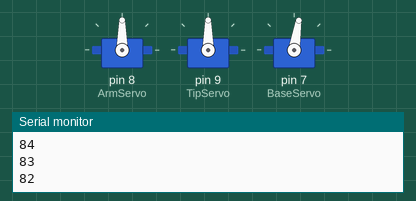
Recording of a sketch running on a simulated Arduino Uno, built with avr-gcc and run on an emulated ATmega328P. On the bench: 3 × servo, the last lines printed to the serial monitor.

Above: at 0.15 s.
At 1.4 s:
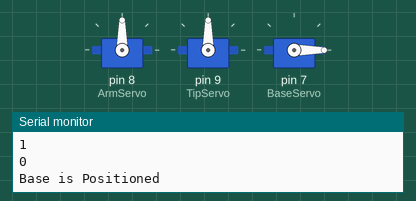
At 4.8 s:
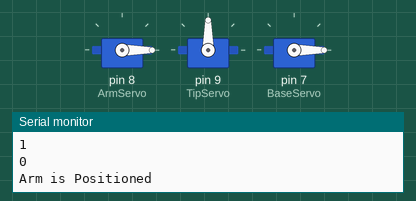
At 7.84 s:
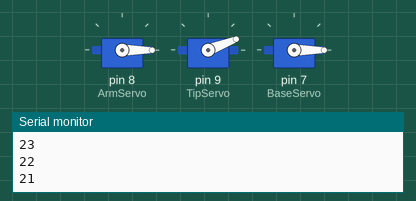
At 28.24 s:
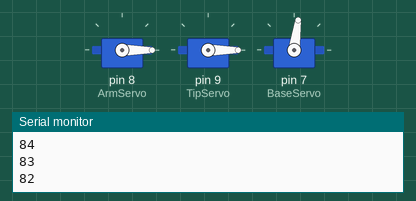
At 36.3 s:
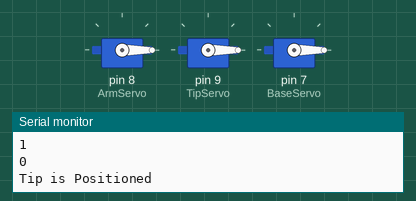
Timing chart, 0 to 37.8 s (numbered marks = the images above):
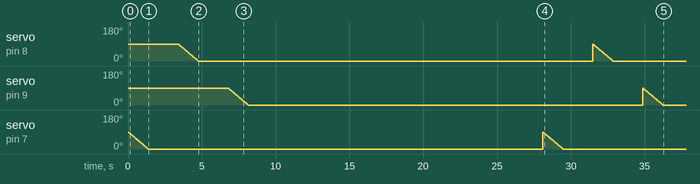

The sketch:

Uber_Elevate_CR_Control.ino
```cpp
/* CRS Controller
 *  by Jonah Embry
 *  12/21- Currently, WthetaI is outputting nan, which is messing
 *  stuff up. Probably test the math in a different program, than
 *  import it back in. Likely one of the trig functions doesn't
 *  work the way I want it to. Also, not sure if the tip offset
 *  is actually correct.
*/

#include <Servo.h>
#include <math.h>

Servo ArmServo;  // create servo object to control a servo
Servo BaseServo;
Servo TipServo;
// twelve servo objects can be created on most boards

const double TarX = 7;
const double TarY = 7;
const double InterX = 1;
const double Length = 8;
const double CharLeng = 2;
const double TotLength = Length + CharLeng;

double StartB;
double StartA;
double StartT;

double HomeB = 0;
double HomeA = 0;
double HomeT = 0;


double ThetaPortR;
double ThetaPortD;

double InY;
double InX;

const float pi = 3.14159267;

double ThetaIR;
double ThetaID;
double dxI;
double dxF;

double ThetaFR;
double ThetaFD;


void setup() {

  Serial.begin(9600);

  ArmServo.attach(8);  // attaches the servo on pin 9 to the servo object
  TipServo.attach(9);  // attaches the servo on pin 9 to the servo object
  BaseServo.attach(7);  // attaches the servo on pin 9 to the servo object

  StartB = BaseServo.read();
  StartA = ArmServo.read();
  StartT = TipServo.read();
}

void loop() {

  //Initial Positioning ********************************************************

      //Position Base Servo so arm is vertical
      if(StartB <= HomeB){
          for (int pos = StartB; pos <= HomeB; pos += 1) { // goes from 0 degrees to 180 degrees
            // in steps of 1 degree
            BaseServo.write(pos);              // tell servo to go to position in variable 'pos'
            delay(15);                       // waits 15ms for the servo to reach the position
            Serial.println(pos);
          }
      }
      else {
          for (int pos = StartB; pos >= HomeB; pos -= 1) { // goes from 0 degrees to 180 degrees
            // in steps of 1 degree
            BaseServo.write(pos);              // tell servo to go to position in variable 'pos'
            delay(15);                       // waits 15ms for the servo to reach the position
            Serial.println(pos);
          }
      }
  Serial.println("Base is Positioned");
  delay(2000);


      //Position Arm in starting position
      if(StartA <= HomeA){
          for (int pos = StartA; pos <= HomeA; pos += 1) { // goes from 0 degrees to 180 degrees
            // in steps of 1 degree
            ArmServo.write(pos);              // tell servo to go to position in variable 'pos'
            delay(15);                       // waits 15ms for the servo to reach the position
            Serial.println(pos);
          }
      }
      else {
          for (int pos = StartA; pos >= HomeA; pos -= 1) { // goes from 0 degrees to 180 degrees
            // in steps of 1 degree
            ArmServo.write(pos);              // tell servo to go to position in variable 'pos'
            delay(15);                       // waits 15ms for the servo to reach the position
            Serial.println(pos);
          }
      }
  Serial.println("Arm is Positioned");
  delay(2000);


      //Position Tip so it is parallel with Arm
      if(StartT <= HomeT){
          for (int pos = StartT; pos <= HomeT; pos += 1) { // goes from 0 degrees to 180 degrees
            // in steps of 1 degree
            TipServo.write(pos);              // tell servo to go to position in variable 'pos'
            delay(15);                       // waits 15ms for the servo to reach the position
            Serial.println(pos);
          }
      }
      else {
          for (int pos = StartT; pos >= HomeT; pos -= 1) { // goes from 0 degrees to 180 degrees
            // in steps of 1 degree
            TipServo.write(pos);              // tell servo to go to position in variable 'pos'
            delay(15);                       // waits 15ms for the servo to reach the position
            Serial.println(pos);
          }
      }
  Serial.println("Tip is Positioned");
  delay(2000);

      //Find Initial Position *****************************************************************
      if(TarX > InterX){
        ThetaPortR = atan(TarY/(TarX-InterX));  //Angle between x axis and path to x-intercept
        ThetaPortD = (180 * ThetaPortR)/pi;
      }
      else {
        ThetaPortR = atan(TarY/(InterX-TarX));  //Angle between x axis and path to x-intercept
        ThetaPortD = 180 - ((180 * ThetaPortR)/pi);
      }


  Serial.println("ThetaPortD");
  Serial.println(ThetaPortD);
  delay(2000);


  InY = TarY - (CharLeng * cos(ThetaPortR));  //Initial Y Position
  InX = TarX - (CharLeng * sin(ThetaPortR));  //Initial X Position
  Serial.println("Finding Initial Position");
  delay(2000);

  ThetaIR = asin(InY/Length);  //Initial angle for arm between x-axis and intial position
  ThetaID = (180 * ThetaIR)/pi; //Angle in degrees
  Serial.println("ThetaID");
  Serial.println(ThetaID);
  dxI = InX + (Length * cos(ThetaIR));               //Initial change in position
  Serial.println("dxI");
  Serial.println(dxI);
  delay(2000);

    // Move along X-axis **************************************************************************


    // Rotate Arm **************************************************************************
    Serial.println("Rotating Arm");
    delay(2000);

    if(TarX >= 0){
      for (int pos = HomeA; pos <= ThetaID; pos += 1) { // goes from 0 degrees to 180 degrees
        // in steps of 1 degree
        //ArmServo.write(pos);              // tell servo to go to position in variable 'pos'
        delay(15);                       // waits 15ms for the servo to reach the position
        Serial.println(pos);
      }
    }
    else {
      for (int pos = HomeA; pos <= (180 - ThetaID); pos += 1) { // goes from 0 degrees to 180 degrees
        // in steps of 1 degree
        //ArmServo.write(pos);              // tell servo to go to position in variable 'pos'
        delay(15);                       // waits 15ms for the servo to reach the position
        Serial.println(pos);
      }
    }


  //Rotate Tip *****************************************************************************
    Serial.println("Rotating Tip");
    Serial.println(ThetaID);
    Serial.println(ThetaPortD);
    Serial.println(HomeT);
    delay(2000);


    if(TarX >= 0){
      if(ThetaID >= ThetaPortD){
        for (int pos = HomeT; pos <= (ThetaID - ThetaPortD); pos += 1) { // goes from 0 degrees to 180 degrees
          // in steps of 1 degree
          TipServo.write(pos);              // tell servo to go to position in variable 'pos'
          delay(15);                       // waits 15ms for the servo to reach the position
          Serial.println(pos);
        }
      }
      else {
        for (int pos = HomeT; pos >= (ThetaID - ThetaPortD); pos -= 1) { // goes from 0 degrees to 180 degrees
          // in steps of 1 degree
          TipServo.write(pos);              // tell servo to go to position in variable 'pos'
          delay(15);                       // waits 15ms for the servo to reach the position
          Serial.println(pos);
        }
      }
    }
    else {
      if ((180 - ThetaID) >= ThetaPortD){
        for (int pos = HomeT; pos <= ((180 - ThetaID) - ThetaPortD); pos += 1) { // goes from 0 degrees to 180 degrees
          // in steps of 1 degree
          TipServo.write(pos);              // tell servo to go to position in variable 'pos'
          delay(15);                       // waits 15ms for the servo to reach the position
          Serial.println(pos);
        }
      }
      else {
        for (int pos = HomeT; pos >= ((180 - ThetaID) - ThetaPortD); pos -= 1) { // goes from 0 degrees to 180 degrees
          // in steps of 1 degree
          TipServo.write(pos);              // tell servo to go to position in variable 'pos'
          delay(15);                       // waits 15ms for the servo to reach the position
          Serial.println(pos);
        }
      }
    }


  //Interpolate to Final Position
  ThetaFR = (TarY/Length);    //Angle between x-axis and robotic arm in final position
  ThetaFD = (180 * ThetaFR)/pi;

    Serial.println("Interpolate");
    Serial.println("************************");
    delay(2000);

  //Change in Position
  if(TarX >= 0){
    dxF = TarX - (Length * cos(ThetaFR));
  }
  else {
    dxF = TarX + (Length * cos(ThetaFR));
  }


  if(ThetaID <= ThetaFD){
    for (int pos = ThetaID; pos <= ThetaFD; pos += 1) { // goes from 0 degrees to 180 degrees
      // in steps of 1 degree

      // Move along X-axis set amount

      //ArmServo.write(pos);              // tell servo to go to position in variable 'pos'
      Serial.println(pos);
      delay(15);                       // waits 15ms for the servo to reach the position
      //TipSero.write(pos - ThetaPortD);
      Serial.println(pos - ThetaPortD);
      delay(15);                       // waits 15ms for the servo to reach the position
    }
  }
  else {
    for (int pos = ThetaID; pos <= ThetaFD; pos += 1) { // goes from 0 degrees to 180 degrees
      // in steps of 1 degree

      // Move along X-axis set amount

      //ArmServo.write(pos);              // tell servo to go to position in variable 'pos'
      Serial.println(pos);
      delay(15);                       // waits 15ms for the servo to reach the position
      //TipSero.write(pos - ThetaPortD);
      Serial.println(pos - ThetaPortD);
      delay(15);                       // waits 15ms for the servo to reach the position
    }
  }


delay(5000);


}
```
